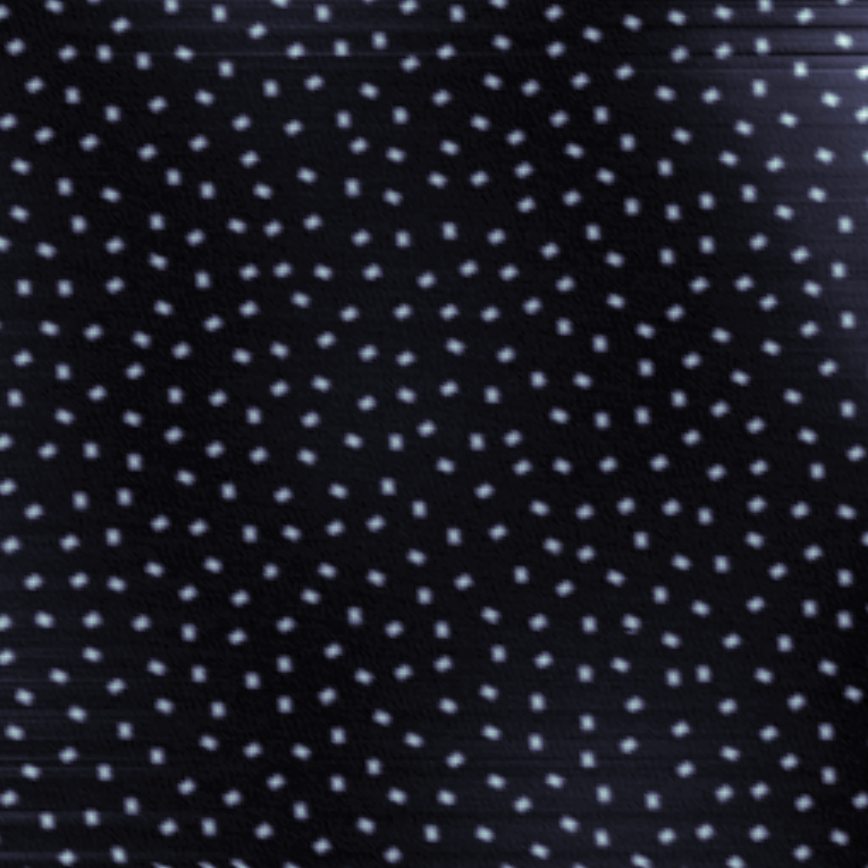
#> input picture test_images/Image_924 Image Z (m).jpg, 868 x 868 px
$ jupyter execute --allow-errors Phasechecker.ipynb   (shell and % lines are left out)   (older library calls are emulated)
#> lines starting #> are read from the running program, lines starting #| are printed output that depends on the picture
### phasecheck.py
#-----------------------------------------------------------------------------80
# NOTE: DOCUMENTATION FOR THIS FILE IS STILL IN PROGRESS

import freud
import matplotlib as mpl
import matplotlib.pyplot as plt
from matplotlib.collections import PatchCollection
from matplotlib.colors import Normalize, ListedColormap
from matplotlib.patches import Polygon
import matplotlib.animation
from matplotlib.animation import FuncAnimation
from IPython.display import display,HTML
import numpy as np
from scipy.optimize import curve_fit
from scipy.signal import find_peaks
from IPython.display import clear_output
from PIL import Image
import trackpy as tp
from sxmreader import SXMReader

from scipy.ndimage import maximum_filter


# Definitions for various fitting functions
pwrlaw = lambda t, c, K, a: (K + c) * (t**a)
pwrlawD = lambda t, D, a: 4 * D * (t**a)
r2 = lambda y, ypred: np.abs(1 - np.sum((y - ypred)**2) / np.sum((y - np.mean(y))**2))
rmse = lambda y, ypred: np.sqrt(np.sum((y - ypred)**2) / len(y))
constfunc = lambda x, c: x/x*c

pwrlawdecay = lambda x, m,d,a: m * (x)**(-a)
#pwrlawdecay = lambda x, m,d,a: m * (x-d)**(-a)
pwrlawdecay2 = lambda x,m,d,a: m * (x)**(-a)+d

#expdecay = lambda x, m,a: m * np.exp(-(x) / a)
#expdecay2 = lambda x, m,d,a: m * np.exp(-(x) / a)+d
pwrlawdecay=lambda x,a,n: a+-n*np.log(x)
expdecay = lambda x, m,a: m+-x/a
# [83 lines left out: function get_cffits, not called in this run]

class imgdata:
    """
    Container class for image data and particle tracking analysis.

    This class handles loading and preprocessing of experimental images,
    particularly STM data, and performs automatic particle detection using trackpy.
    It serves as the primary data structure for subsequent phase analysis.

    Parameters
    ----------
    path : list or tuple
        Path(s) to image file(s). For SXM files, should be a single-element list/tuple
        due to SXMReader requirements
    filetype : str, default 'SXM'
        Type of image file: 'SXM' for scanning tunneling microscopy data,
        or other formats supported by PIL
    **kwargs
        Additional parameters passed to trackpy.locate() for particle detection

    Attributes
    ----------
    img : Image or SXMReader frame
        The loaded image data
    data : pandas.DataFrame
        Particle positions from trackpy analysis with columns ['x', 'y', ...]
    sxm : bool
        Whether the data is from an SXM file
    dims : list, optional
        Real-world dimensions [x_size, y_size] in nanometers (SXM files only)

    Examples
    --------
    >>> # Load STM data with particle detection
    >>> img_d = imgdata(['data.sxm'], diameter=15, minmass=1000)
    >>> print(f"Found {len(img_d.data)} particles")

    >>> # Load regular image
    >>> img_d = imgdata(['image.png'], filetype='PNG', diameter=10)
    """
    def __init__(self,path,filetype='SXM',**kwargs,):

        if filetype=='SXM':
            img = SXMReader(path, correct='lines')[0]
            self.sxm=True
            self.dims=[
                SXMReader(path).scans[0].size['real']['x']*10**9,
                SXMReader(path).scans[0].size['real']['y']*10**9]

        else:
            img = Image.open(path[0])
            img = img.resize((200,200), Image.ANTIALIAS)
            img=img.convert('L')
            img.shape=img.size
            img.ndim=2
            self.sxm=False
        self.img=img
        self.data=tp.locate(img,**kwargs,engine='python').reset_index()


# [893 lines left out: functions plot_boops, plot_bocf, plot_rdf, plot_ssf, plot_ssf2, estimate_first_shell_G_robust_image and 2 more, not called in this run]

### sxmreader.py
import pims
import pySPM as spm
import numpy as np
from skimage.transform import resize
from skimage import exposure

#@pims.pipeline
#def gray(image):
#    return image[:, :, 1]  # Take just the green channel
#frames = gray(pims.open('../track_molecules/*.bmp'))

class SXMReader(pims.FramesSequence):
    def __init__(self, filename_pattern, channel = "Z", correct = None):
        self.filenames = filename_pattern
        self.scans = [spm.SXM(filename) for filename in self.filenames]
        self.smallest = 9999999
        self.z_data = []
        self.channel = channel
        for i, s in enumerate(self.scans):
            if channel == "Bias":
                pxs = s.get_channel("Bias").pixels
            else:
                if correct == "lines":
                    pxs = s.get_channel("Z").correct_lines().pixels
                elif correct == "plane":
                    pxs = s.get_channel("Z").correct_plane().pixels
                elif correct == "slope":
                    pxs = s.get_channel("Z").correct_slope().pixels
                else:
                    pxs = s.get_channel("Z").pixels

            f = open(self.filenames[i], "r", encoding='latin-1')
            lines = f.readlines()
            scan_up = [lines[i+1 % len(lines)] for i, x in enumerate(lines) if x == ':SCAN_DIR:\n'][0].strip() == 'up'
            if not scan_up:
                pxs = pxs[::-1]

            self.smallest = min(self.smallest, pxs.shape[0])
            self.z_data.append(pxs)
        self._len = len(self.z_data)
        self._dtype = np.float32
        self._frame_shape = (self.smallest, self.smallest)
        self.scan_size = self.scans[0].size
        self.meters_per_pixel = self.scan_size['real']['x']/ self.smallest

    # [13 lines left out: function get_frame, not called in this run]

    def __len__(self):
        return self._len

    def __setitem__(self, key, value):
        self.z_data[key] = value

    @property
    def frame_shape(self):
        return self._frame_shape

    @property
    def pixel_type(self):
        return self._dtype

### Phasechecker.ipynb
## This Notebook Goes over the phase analysis functions

[cell 1]
import phasecheck as pc
import sxmreader as sxm
import trackpy as tp
import matplotlib.pyplot as plt
from PIL import Image
from sxmreader import SXMReader
import numpy as np
import pandas as pd
from scipy.signal import find_peaks
from phasecheck import get_cffits

### The next two cells are quick checks to see if data can load correctly

[cell 2]
#Getting data with SXM

path=['test_images/Image_233.sxm']
#> (the rest of this cell did not finish here and is left out)

[cell 3]
#Getting data with jpg/png
path=['test_images/Image_924 Image Z (m).jpg']
_kwargs={
    'diameter':5,
    'maxsize':200,
    'minmass':1,
    'separation':2,}
img = Image.open(path[0])
#> img is the input picture: PIL image 868x868 RGB; mean R, G, B 26.5, 27, 35.3
#This part just to get img readable for trackpy
img = img.resize((200,200),)
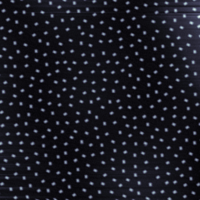
#> img: PIL image 200x200 RGB; mean R, G, B 26.5, 27, 35.3
img=img.convert('L')
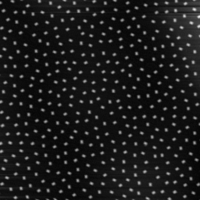
#> img: PIL image 200x200 L; min 2, max 241, mean 27.9
img.ndim=2
img.shape=img.size
#> img.shape = (200, 200)

#> (the rest of this cell did not finish here and is left out)

### Unified into a class called imgdata from phasecheck.py

[cell 4]
#The two cells above are esentially done when initializing a
#phasecheck.imgdata instance

_kwargs={
    'diameter':5,
    'maxsize':300,
    'minmass':2,
    'separation':1,

    }

path=['test_images/Image_233.sxm']
#> (the rest of this cell did not finish here and is left out)

plt.imshow(img_d.img)
plt.show()
tp.annotate(img_d.data,img_d.img)

### Useful functions

#> (a cell that did not finish here is left out)
